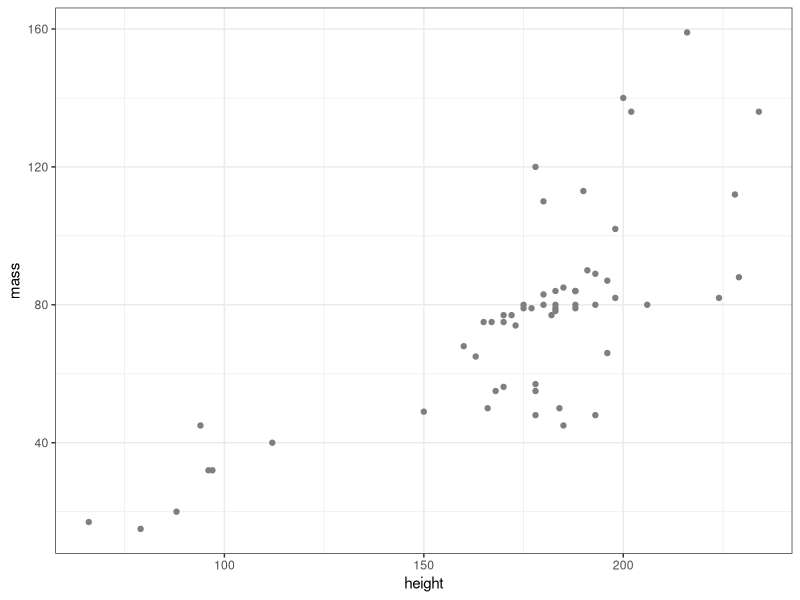
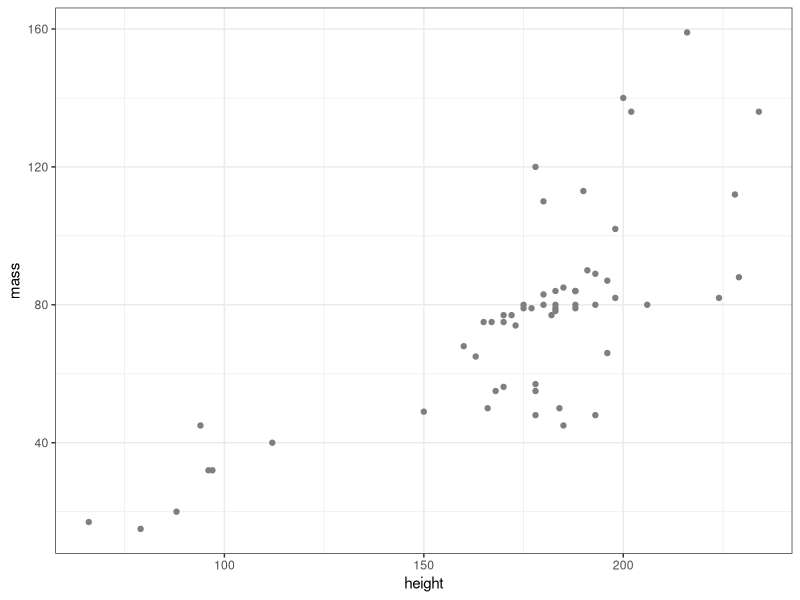

These figures' R source, in order:
## ---- chunk 1
# RMarkdown set-up; disregard this 
knitr::opts_chunk$set(echo = TRUE, include = TRUE, message = FALSE, warning = FALSE, tidy = TRUE)
## ---- chunk 2
library("tidyverse")
## ---- chunk 3
search()
## ---- chunk 4
# install.packages("here")
library(here)
## ---- chunk 5
df <- read_csv(here::here("dataset", "GLMData.csv"))
## ---- chunk 6
basket <- data.frame(fruits = sample(stringr::fruit, 3), # randomly selecting 3 fruits
                     veggies = c("carrots", "broccoli", "celery"), # 3 kinds of veggies
                     quantity = c(3, 2, 5)) # number of fruits & veggies
## ---- chunk 7
basket
## ---- chunk 8
basket[2, # 2nd row
       2] # 2nd column
## ---- chunk 9
basket[c(1, 3), # first element in the 3rd column
       c(2, 3)] # second element in the 2nd row & 3rd column

basket[c(1, 3), 
       2:3] # same as c(2, 3)
## ---- chunk 10
basket[-2, -1] # excluding elements in the 2nd row & 1st column
basket[-2, 2:3] # excluding elements in the 2nd row & including elements in the 2nd & 3rd columns
## ---- chunk 11
basket[ , "fruits"]

basket[["fruits"]]
## ---- chunk 12
basket$fruits
## ---- chunk 13
basket$fruits[basket$fruits=="pear"] # within the fruit column, element named "pear"
## ---- chunk 14
basket$fruits[basket$fruits %in% c("apple", "strawberry")]
## ---- chunk 15
basket$fruits[basket$quantity > 3] 
## ---- chunk 16
# import the example dataset
starwars <- dplyr::starwars

# I am going to mess up the data for our exercises; Run this code for extra challenge. 
library("magrittr")
starwars %<>% 
  mutate_at(vars("height"), as.character) %>%  # height is now a character variable
  mutate(hair_color = replace(hair_color, is.na(hair_color), 999)) %>% 
  mutate(gender = case_when( 
    gender == "female" ~ 0,
    gender == "male" ~ 1,
    gender == "hermaphrodite" ~ 2,
    gender == "none" ~ 3,
    TRUE ~ NA_real_))
## ---- chunk 17
tibble::glimpse(starwars)
## ---- chunk 18
names(starwars)
colnames(starwars)
## ---- chunk 19
is.numeric(starwars$height)
is.numeric(starwars$mass)
## ---- chunk 20
starwars$height <- as.numeric(starwars$height)
## ---- chunk 21
table(starwars$gender)
## ---- chunk 22
is.factor(starwars$gender)
## ---- chunk 23
ggplot(subset(starwars, mass < 1000), 
       aes(x = height, 
           y = mass, 
           colour = gender)) +
  geom_point() +
  theme_bw()
## ---- chunk 24
ggplot(subset(starwars, mass < 1000), 
       aes(x = height, 
           y = mass, 
           colour = gender)) +
  geom_point() + 
  theme_bw()
## ---- chunk 25
head(starwars[is.na(starwars$height)==TRUE, ])
## ---- chunk 26
head(starwars[!is.na(starwars$height)==TRUE, ])
## ---- chunk 27
colSums(is.na(starwars))
## ---- chunk 28
starwars$hair_color[starwars$hair_color == 999] <- NA
## ---- chunk 29
mean(starwars$mass)
## ---- chunk 30
mean(starwars$mass, na.rm = TRUE)
## ---- chunk 31
mean(na.omit(starwars$mass))
mean(na.exclude(starwars$mass))
## ---- chunk 32
mean(starwars[starwars$hair_color == "brown", ]$height, na.rm = T)
## ---- chunk 33

## ---- chunk 34

## ---- chunk 35
example_data <- readr::read_csv(here::here("dataset", "example_data.csv"))
## ---- chunk 36
# I will name it `reverse_x()`
reverse_x <- function(max, x) {
  (max + 1) - x
}
## ---- chunk 37
reverse_keyed_items = paste("BFI", c(1, 3, 4, 5), sep = "_")
## ---- chunk 38
reverse_coded_bfi <- apply(example_data[ ,reverse_keyed_items], 2, reverse_x, max = 5)
## ---- chunk 39
reversed_data <- cbind(reverse_coded_bfi, # reverse-coded variables
                       example_data[ -which(names(example_data) %in% reverse_keyed_items)] # original dataset minus items that need to be reverse-coded
) 

head(reversed_data)
## ---- chunk 40

## ---- chunk 41

## ---- chunk 42

## ---- chunk 43
?sum
## ---- chunk 44
help(sum)
## ---- chunk 45
??sum
## ---- chunk 46
args(sum)
## ---- chunk 47

